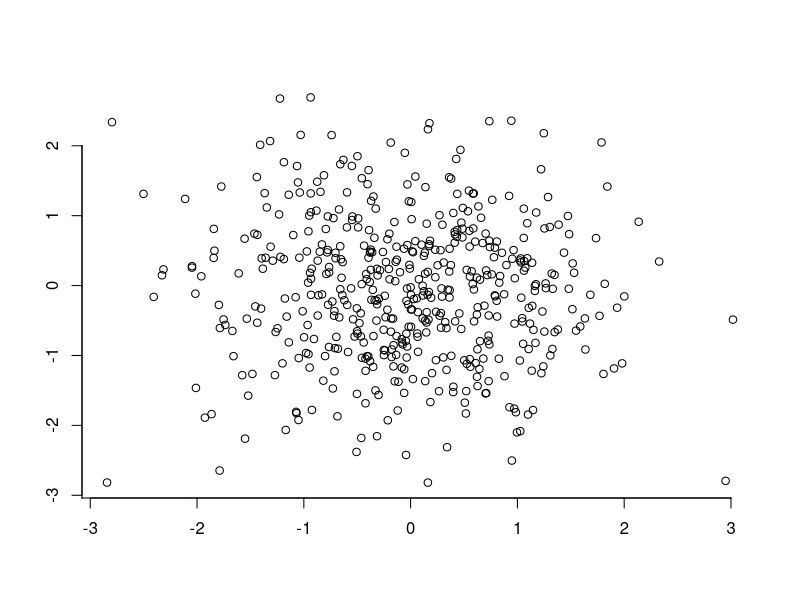

Here is the R script that generated this plot:
#make the axes end at the last tick

x <- rnorm(500)
y <- rnorm(500)

plot(x, y, axes = FALSE, xlab = "", ylab = "")
p.usr <- par()$usr
p.yaxp <- par()$yaxp
p.xaxp <- par()$xaxp

axis(1, xaxp = c(p.usr[1], p.xaxp[2], p.xaxp[3]), labels = FALSE, tcl = 0, las = 1)
axis(1)

axis(2, yaxp = c(p.usr[3], p.yaxp[2], p.yaxp[3]), labels = FALSE, tcl = 0, las = 1)
axis(2)
